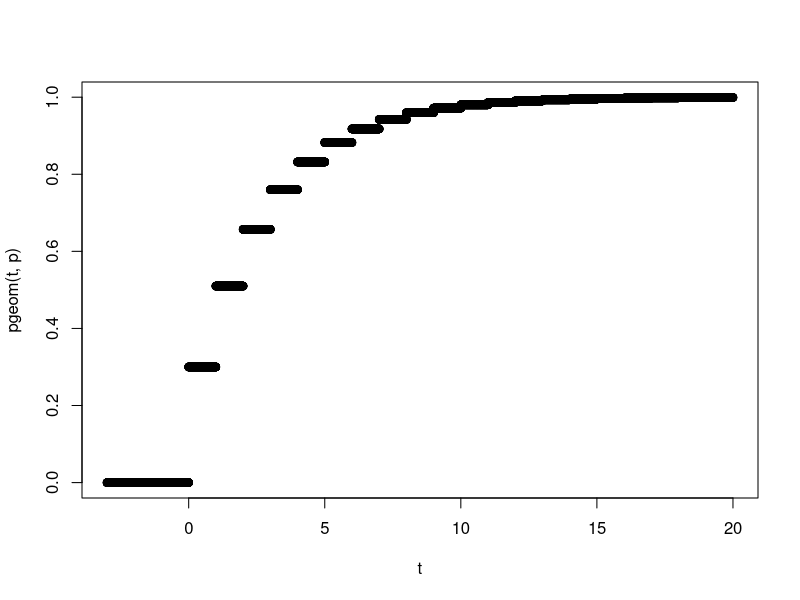

This figure's R source: (Note: this script raises an error after producing the figure.)

# Repartitia geometrica
#X~Geom(p) p- probabilitatea de success de la fiecare incercare (incercarile sunt independente)

#Notam q = 1-p
#X:(1 2 3 4...k...Inf;p q*p q^2*p...q^(k-1)*p)

p <- 0.3
#P(X=3)
q <- 1-p
(q)*p

(q^3)*p
dgeom(3, p)

#In teorie ea numara de cate incercari e nevoie pana la primul succes
#Implementarea din R numara cate esecuri avem pana la primul succes

t <- seq(-3, 20, 0.001)
plot(t,pgeom(t, p))

#Creez o v.a. repartizata geometric cu pachetul discrete RV

fgeometric <- function(x, pp) { pp*(1-pp)^(x-1) }
X <- RV(outcomes=c(1, Inf), probs=fgeometric, pp=0.3)
X
P(X==5)
dgeom(4, 0.3)

#Repartitia Poisson

(X <- RV("poisson", lambda = 3))
X

poisfunc <- function(x, lambda) { lambda^x * exp(-lambda) / factorial(x) }
(Y <- RV(c(0, Inf), poisfunc, lambda = 5))
P(X==12)
E(X)
V(X)

dpois(12, 3)
t <- seq(-3, 20 , 0.001)
plot(t, ppois(t,3))

#Repartitia hipergeometrica
#In R: m-nr de bile albe din urna, n-nr de bile negre din urna, k-nr de extrageri facute

#N-nr total de bile din urna, N1-nr de bile albe(de culoarea dorita), n-nr de extrageri
#P(X==k) = choose(N1, k)*choose(N-N1, n-k)/choose(N,n)

m <- 3
n <- 3
k <- 2
#P(X==2) = 3/6*2/5
dhyper(2, m, n, k)

m <- 5
n <- 2
k <- 4
dhyper(3,m,n,k)


choose(m, 3)*choose(n , k-3)/choose(m+n, k)


#Repartitii de v.a. continue

a <- 3
b <- 17
dunif(17,a,b)
t <- seq(-1,20,0.001)
plot(t, dunif(t, a, b))
plot(t, punif(t, a, b), col="magenta")
#Densitatea sa este constanta pe o zona si 0 in rest

#Repartitia exponentiala X~Exp(lambda)

#densitatea are suportul (0,Inf) [pentru care densitatea este nenula] f(x)=lambda*exp(-lambda*x)

lambda <- 1
plot(t, dexp(t, lambda), col="orange")
plot(t, pexp(t, lambda), col="orange")

#Repartitia normala X~Norm(m, sigma) sigma= abaterea medie patratica/ abaterea sntadard = radical din dispersie
#suportul lui f este toata axa reala
#f(x) = 1/sqrt(2*pi*sigma^2) * exp(-(x-m)^2/2*sigma^2)

t <- seq(-10, 10, 0.001)
plot(t, dnorm(t, 0, 1),col="blue")
abline(v=0, col="black")
#abline(h=0.3, col="red")

plot(t,dnorm(t, 0,1), col="blue")
for (i in 1:5)
{
  lines(t,dnorm(t,i-3,1), col=i)
  abline(v=i-3,col="black")
}

plot(t,dnorm(t, 0, 0.5), col="blue")
for (i in 1:5)
{
  lines(t,dnorm(t,0,i/2), col=i)
}